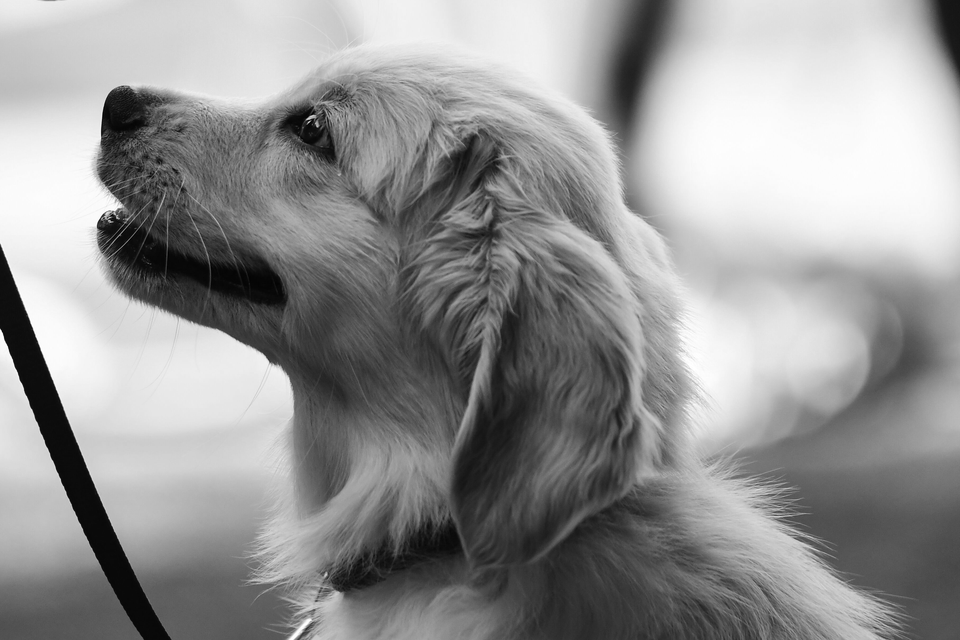
#> input picture data/Daisey-grey.png, 960 x 640 px
$ jupyter execute binary_local_threshold.ipynb   (shell and % lines are left out)   (older library calls are emulated)
#> lines starting #> are read from the running program, lines starting #| are printed output that depends on the picture; after the words box and inside, x2 and y2 are one past the last pixel; in counts of white or black regions, pixels touching at a corner belong together
[cell 1]
import skimage
print('skimage', skimage.__version__)
import matplotlib.pyplot as plt
import os
import sys
from skimage.filters import threshold_otsu, threshold_local
from skimage import (
    data, img_as_float, color, feature, filters, io, measure, morphology, segmentation, util
)
from skimage.feature import greycomatrix
from skimage import img_as_uint

CURRENT_DIR = os.path.abspath(os.path.dirname(__name__))
LIBRARY_DIR = os.path.join(CURRENT_DIR, '..', '..')

def saveas(name):
    image_name = '{}.png'.format(name)
    image_path = os.path.join(LIBRARY_DIR, 'site', '2020', '06', '21', 'images', image_name)
    plt.savefig(image_path, facecolor='#f8fafb', bbox_inches='tight')

[cell 2]
#convert ./data/Daisey.png -colorspace gray ./data/Daisey-grey.png
image = io.imread('./data/Daisey-grey.png',as_grey=True)
#> image is the input picture: shape (640, 960); min 0, max 255, mean 148.5
print("Type and shape of the image: ",image.dtype, image.shape)
#| Type and shape of the image:  uint8 (640, 960)
#image = img_as_float(img)
#image= greycomatrix(image, [1], [0], 256, symmetric=False, normed=True)

global_thresh = threshold_otsu(image)
#> global_thresh = 148
binary_global = image > global_thresh
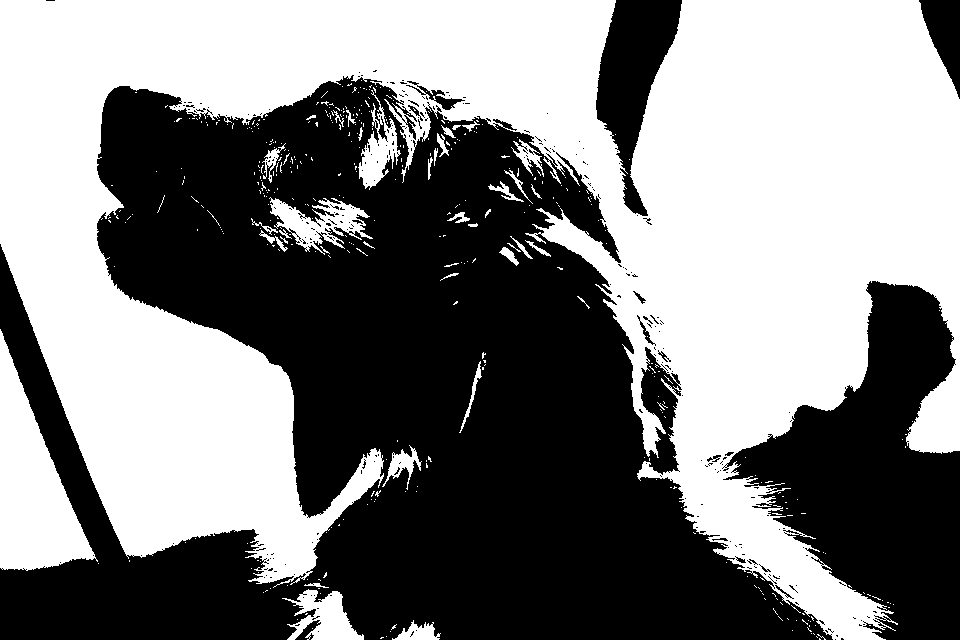
#> binary_global: shape (640, 960) bool; 50.2% white; 273 black regions (253 under 20 px), largest, box (x1, y1, x2, y2) and area: (0, 75, 833, 640) 249180, (722, 281, 960, 640) 43667, (596, 0, 682, 216) 8858

# hier kann mit der block_size und dem offset gespielt werden
block_size = 75
local_thresh = threshold_local(image, block_size, offset=10)
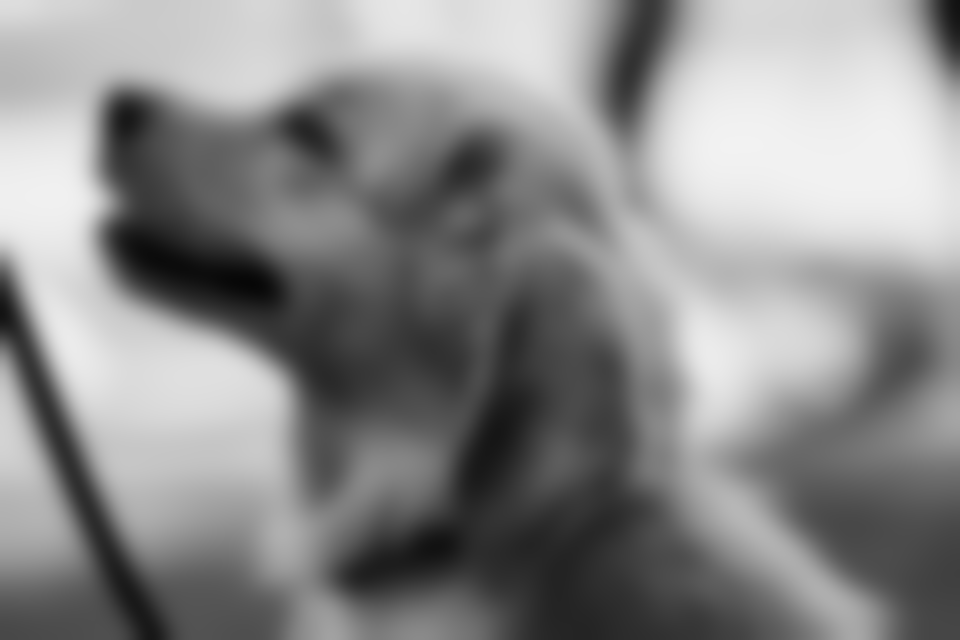
#> local_thresh: shape (640, 960) float64; min 7.44, max 242.2, mean 138.5
binary_local = image > local_thresh
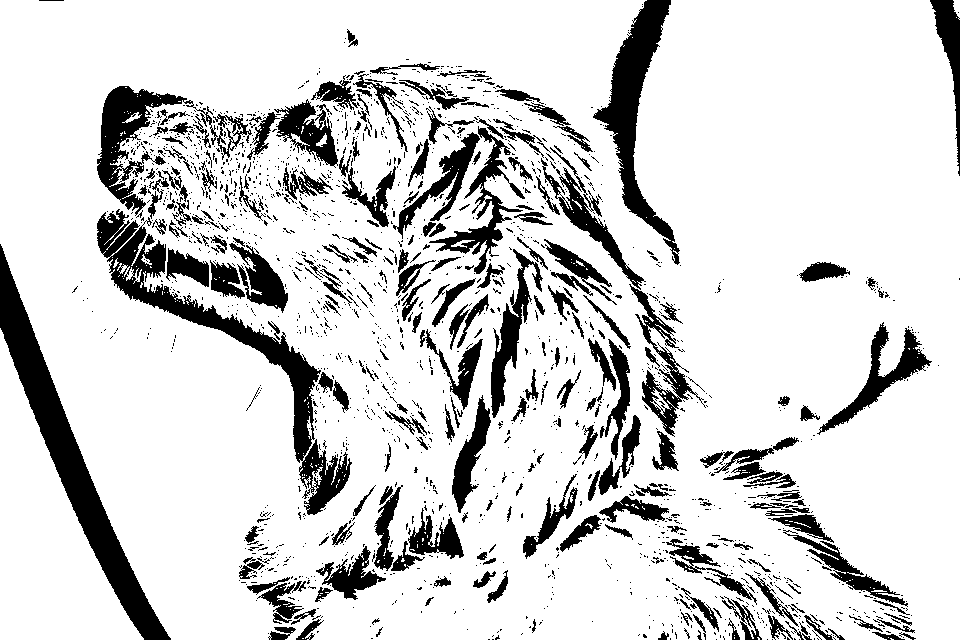
#> binary_local: shape (640, 960) bool; 83.4% white; 1919 black regions (1656 under 20 px), largest, box (x1, y1, x2, y2) and area: (0, 244, 171, 640) 10952, (97, 209, 352, 515) 9909, (593, 0, 680, 265) 6324

# clean image e.g. set to 255 (white) all rows with indices
#top
binary_local[0:65] = 255
# Similarly with the columns:
#left
binary_local[:, 0:80] = 255
#rigth
binary_local[:, 940:] = 255
# and same blocks
binary_local[310:640, 0:170] = 255
binary_local[60:140, 590:] = 255
binary_local[210:440, 780:] = 255
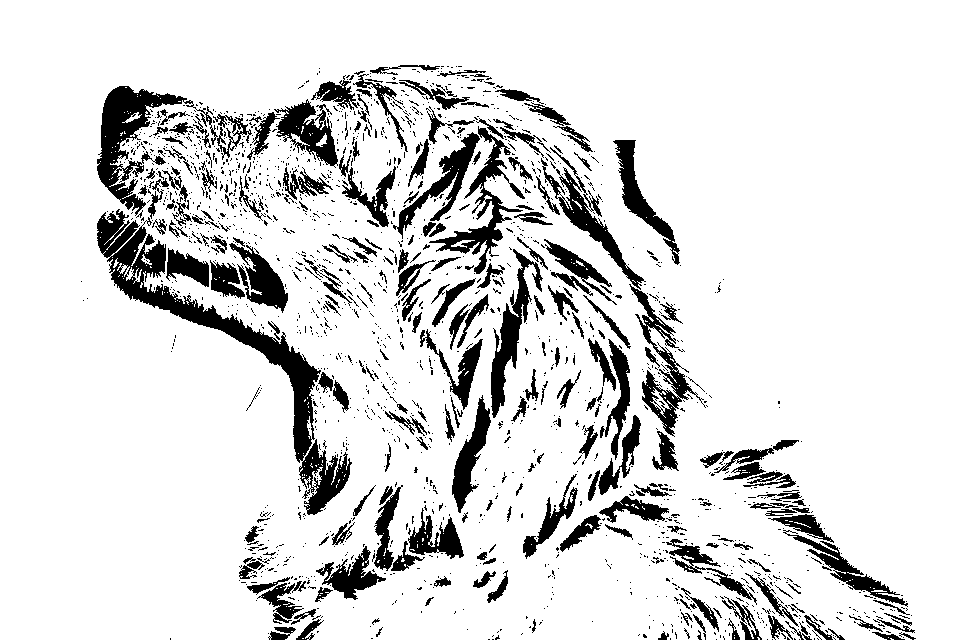
#> binary_local: shape (640, 960) bool; 86.8% white; 1854 black regions (1601 under 20 px), largest, box (x1, y1, x2, y2) and area: (97, 209, 352, 515) 9900, (97, 86, 218, 216) 4329, (429, 126, 525, 274) 2660
print(binary_local.shape)
#| (640, 960)

io.imsave('./data/test-bin-local.png',img_as_uint(binary_local))

fig, ax = plt.subplots(ncols=2,figsize=(12, 8))
#ax = axes.ravel()
#plt.gray()

ax[0].imshow(image, cmap=plt.cm.gray)
ax[0].set_title('Original')

ax[1].imshow(binary_local, cmap=plt.cm.gray)
ax[1].set_title('Local thresholding')
# [8 lines of commented-out code are left out]

plt.show()

[cell 3]
from skimage.morphology import erosion, dilation, opening, closing, white_tophat
from skimage.morphology import black_tophat, skeletonize, convex_hull_image
from skimage.morphology import disk

def plot_comparison(original, filtered, filter_name):

    fig, (ax1, ax2) = plt.subplots(ncols=2, figsize=(12, 8)) #, sharex=True,            sharey=True)
    ax1.imshow(original, cmap=plt.cm.gray)
    ax1.set_title('original')
    ax1.axis('off')
    ax2.imshow(filtered, cmap=plt.cm.gray)
    ax2.set_title(filter_name)
    ax2.axis('off')

[cell 4]
selem = disk(1)
# delitation is erosion of white
delitate = dilation(binary_local, selem)
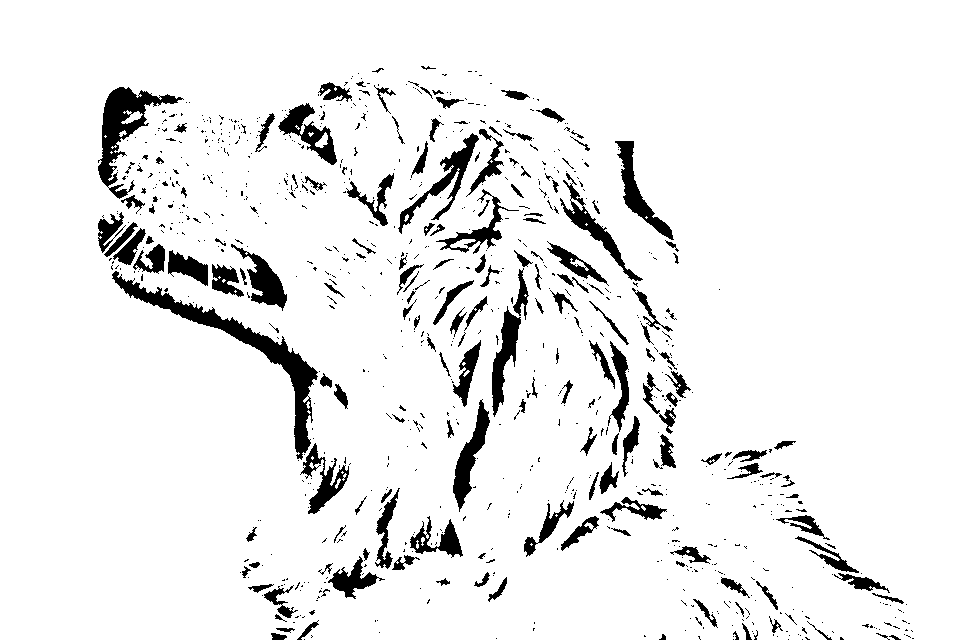
#> delitate: shape (640, 960) bool; 92.6% white; 865 black regions (689 under 20 px), largest, box (x1, y1, x2, y2) and area: (112, 271, 318, 460) 4386, (98, 87, 184, 199) 2774, (398, 133, 479, 234) 1466
io.imsave('./data/test-bin-local-delitate.png',img_as_uint(delitate))
plot_comparison(binary_local, delitate, 'delitaion')
